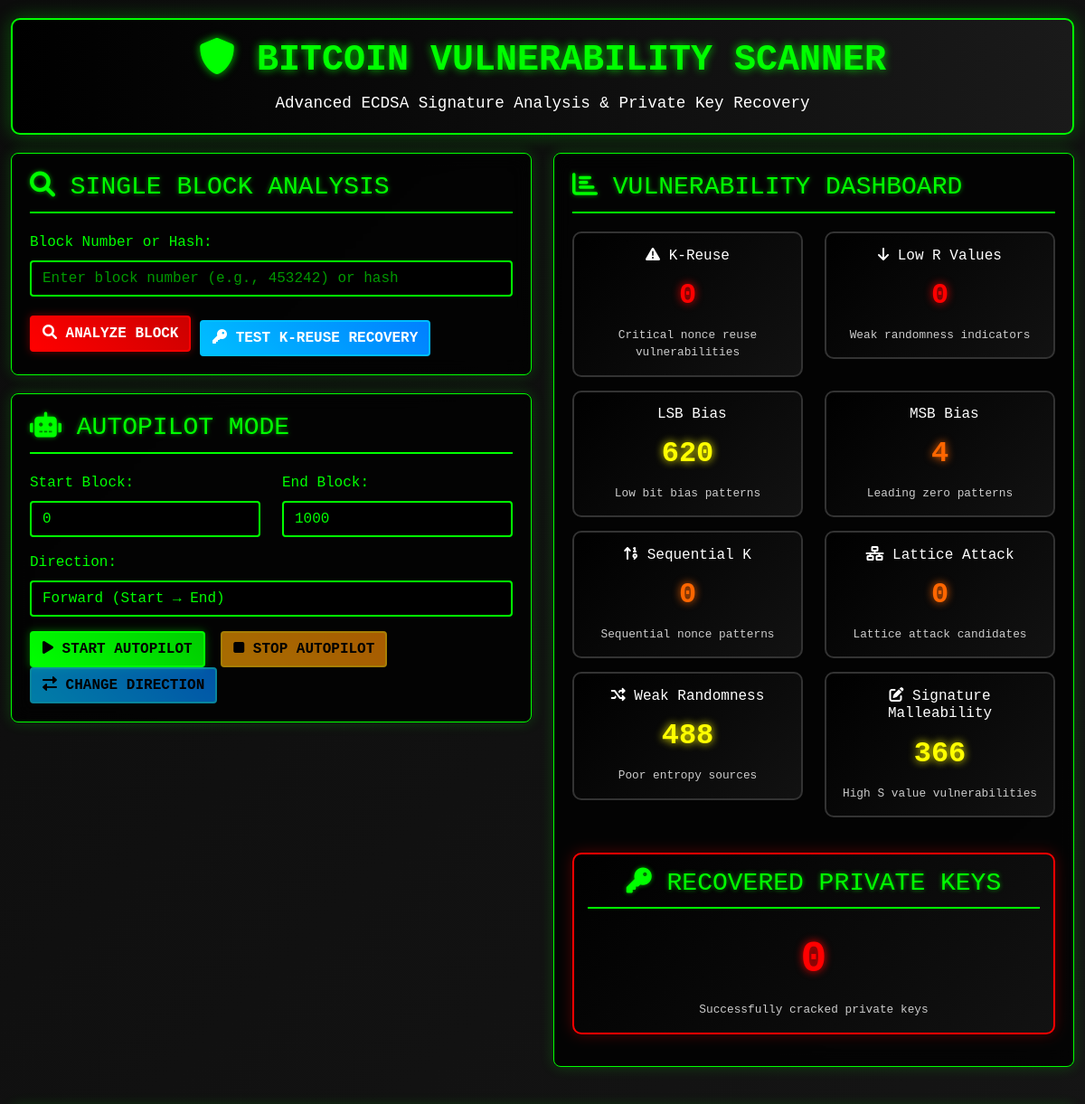
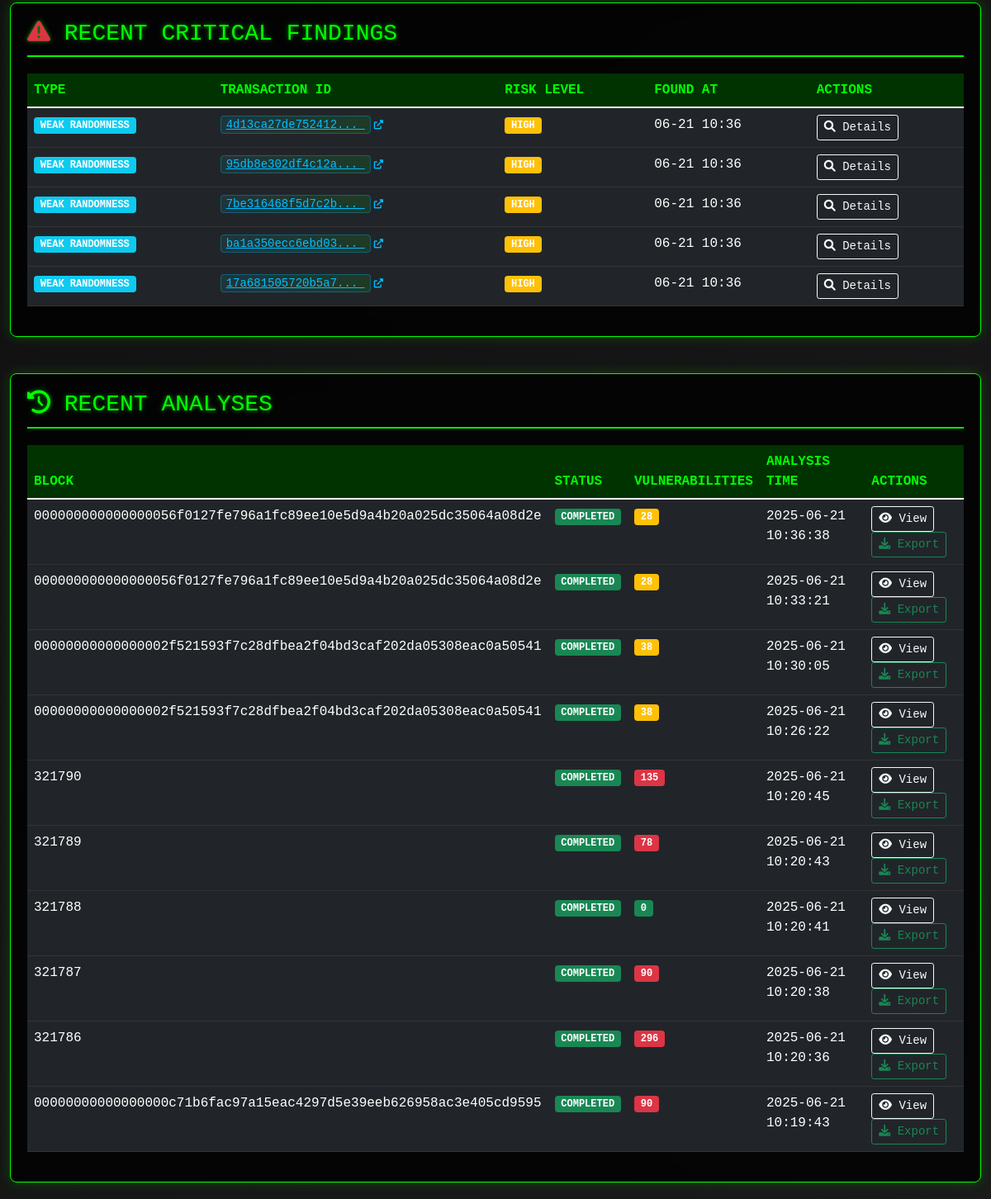
Before: / with the older database file (2 pictures, top to bottom).
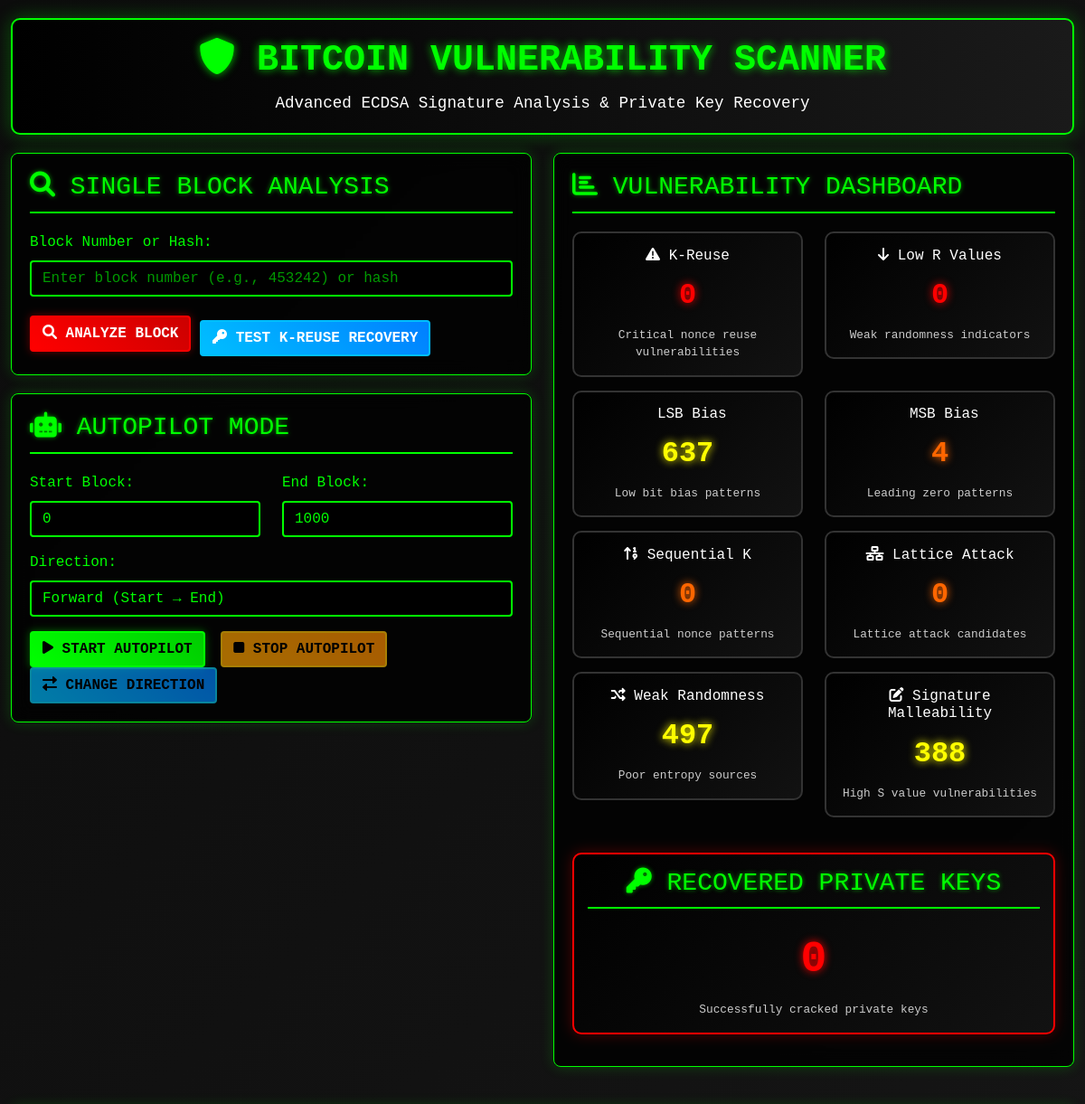
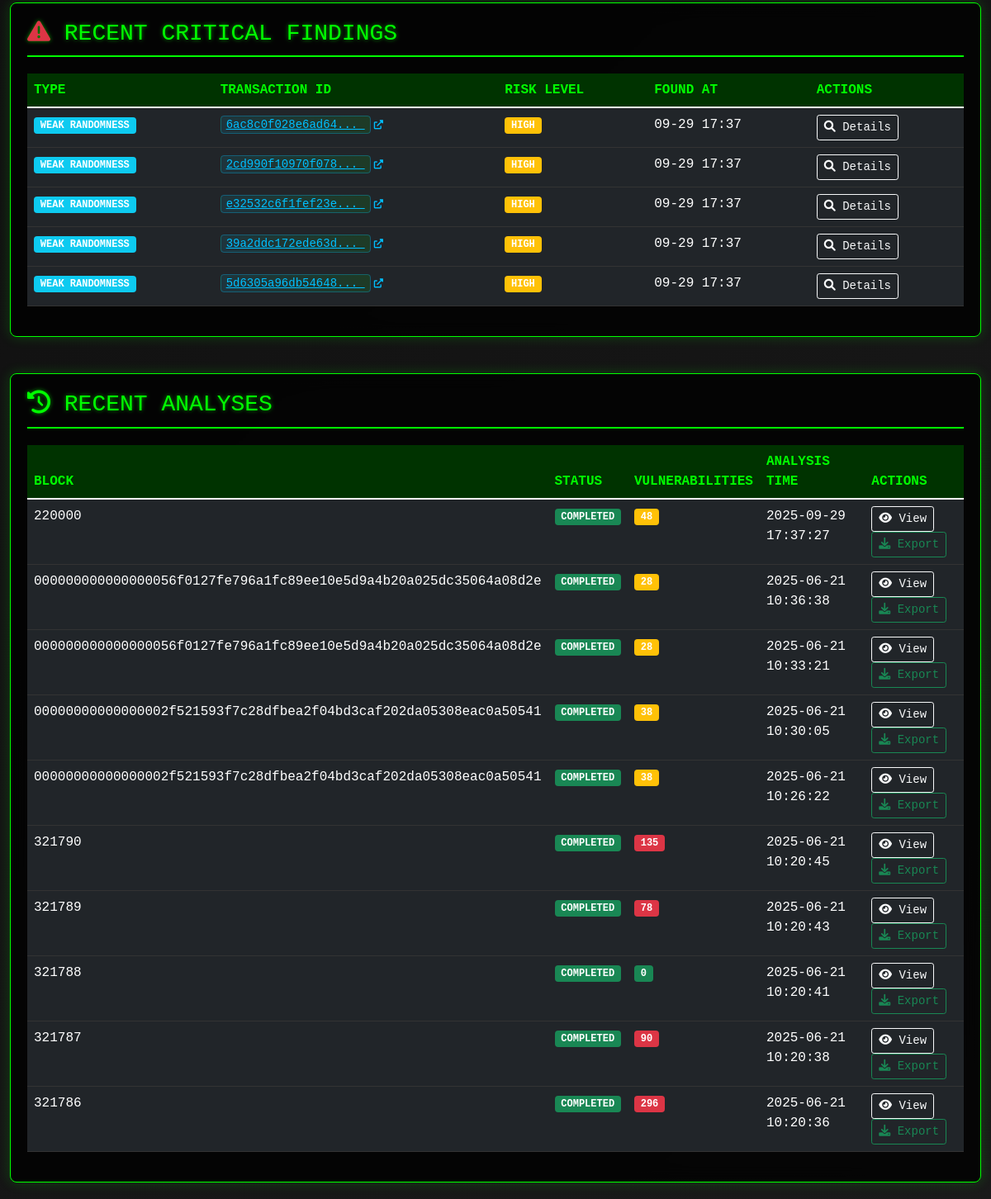
After: the same page with the newer database file (2 pictures, top to bottom).
### main.py (models this page shows)
class Vulnerability(db.Model):
    id = db.Column(db.Integer, primary_key=True)
    analysis_key = db.Column(db.String(256), nullable=False)
    vulnerability_type = db.Column(db.String(100), nullable=False)
    txid = db.Column(db.String(64))
    risk_level = db.Column(db.String(20))
    details = db.Column(db.Text)
    private_key = db.Column(db.String(64))
    addresses = db.Column(db.Text)  # JSON string of addresses
    created_at = db.Column(db.DateTime, default=datetime.utcnow)

class AnalysisResult(db.Model):
    id = db.Column(db.Integer, primary_key=True)
    analysis_key = db.Column(db.String(256), unique=True, nullable=False)
    block_input = db.Column(db.String(256), nullable=False)
    status = db.Column(db.String(50), nullable=False)
    started_at = db.Column(db.DateTime, nullable=False)
    completed_at = db.Column(db.DateTime)
    result_data = db.Column(db.Text)
    vulnerability_count = db.Column(db.Integer, default=0)
    created_at = db.Column(db.DateTime, default=datetime.utcnow)

### main.py (the view)
@app.route('/')
def index():
    recent_analyses = AnalysisResult.query.order_by(AnalysisResult.created_at.desc()).limit(10).all()
    vuln_stats = {}
    for vuln_type in ['k_reuse', 'low_r_values', 'lsb_bias', 'msb_bias', 'sequential_k',
                      'lattice_attack', 'weak_randomness', 'signature_malleability', 'recovered_private_keys']:
        count = Vulnerability.query.filter_by(vulnerability_type=vuln_type).count()
        vuln_stats[vuln_type] = count
    recent_critical_vulns = Vulnerability.query.filter(
        Vulnerability.risk_level.in_(['CRITICAL', 'HIGH'])
    ).order_by(Vulnerability.created_at.desc()).limit(5).all()
    current_autopilot_status = autopilot_state.copy()
    return render_template('index.html',
                         recent_analyses=recent_analyses,
                         vuln_stats=vuln_stats,
                         recent_critical_vulns=recent_critical_vulns,
                         autopilot_status=current_autopilot_status)

### templates/index.html (shortened to what this page needs)
<!DOCTYPE html>
<html lang="en">
<head>
    <link href="https://cdn.jsdelivr.net/npm/bootstrap@5.1.3/dist/css/bootstrap.min.css" rel="stylesheet">
    <link href="https://cdnjs.cloudflare.com/ajax/libs/font-awesome/6.0.0/css/all.min.css" rel="stylesheet">
    <link href="{{ url_for('static', filename='style.css') }}" rel="stylesheet">
</head>
<body>
    <div class="container-fluid">
        <header class="terminal-header">
            <h1><i class="fas fa-shield-alt"></i> BITCOIN VULNERABILITY SCANNER</h1>
            <p class="terminal-subtitle">Advanced ECDSA Signature Analysis & Private Key Recovery</p>
        </header>
        <div class="row">
            <div class="col-md-6">
                <div class="terminal-panel">
                    <h3><i class="fas fa-search"></i> SINGLE BLOCK ANALYSIS</h3>
                    <form method="POST" action="{{ url_for('analyze_block') }}">
                        <div class="mb-3">
                            <label class="form-label">Block Number or Hash:</label>
                            <input type="text" name="block_input" class="form-control terminal-input"
                                   placeholder="Enter block number (e.g., 453242) or hash" required>
                        </div>
                        <button type="submit" class="btn btn-danger">
                            <i class="fas fa-search"></i> ANALYZE BLOCK
                        </button>
                        <button type="button" class="btn btn-info" onclick="testManualRecovery()" style="margin-top: 10px;">
                            <i class="fas fa-key"></i> TEST K-REUSE RECOVERY
                        </button>
                    </form>
                </div>
                <div class="terminal-panel">
                    <h3><i class="fas fa-robot"></i> AUTOPILOT MODE</h3>
                    <div id="autopilot-controls">
                        <div class="row">
                            <div class="col-md-6">
                                <label class="form-label">Start Block:</label>
                                <input type="number" id="start-block" class="form-control terminal-input" value="0">
                            </div>
                            <div class="col-md-6">
                                <label class="form-label">End Block:</label>
                                <input type="number" id="end-block" class="form-control terminal-input" value="1000">
                            </div>
                        </div>
                        <div class="mt-3">
                            <label class="form-label">Direction:</label>
                            <select id="direction" class="form-select terminal-input">
                                <option value="forward">Forward (Start → End)</option>
                            </select>
                        </div>
                        <div class="mt-3">
                            <button id="start-autopilot" class="btn btn-success me-2">
                                <i class="fas fa-play"></i> START AUTOPILOT
                            </button>
                            <button id="stop-autopilot" class="btn btn-warning me-2" disabled>
                                <i class="fas fa-stop"></i> STOP AUTOPILOT
                            </button>
                            <button id="change-direction" class="btn btn-info" disabled>
                                <i class="fas fa-exchange-alt"></i> CHANGE DIRECTION
                            </button>
                        </div>
                    </div>
                </div>
            </div>
            <div class="col-md-6">
                <div class="terminal-panel">
                    <h3><i class="fas fa-chart-bar"></i> VULNERABILITY DASHBOARD</h3>
                    <div class="row">
                        <div class="col-md-6">
                            <div class="vuln-card clickable" data-vuln="k_reuse">
                                <h4><i class="fas fa-exclamation-triangle"></i> K-Reuse</h4>
                                <span class="vuln-count critical">{{ vuln_stats.get('k_reuse', 0) }}</span>
                                <p>Critical nonce reuse vulnerabilities</p>
                            </div>
                        </div>
                        <div class="col-md-6">
                            <div class="vuln-card clickable" data-vuln="low_r_values">
                                <h4><i class="fas fa-arrow-down"></i> Low R Values</h4>
                                <span class="vuln-count critical">{{ vuln_stats.get('low_r_values', 0) }}</span>
                                <p>Weak randomness indicators</p>
                            </div>
                        </div>
                        <div class="col-md-6">
                            <div class="vuln-card clickable" data-vuln="lsb_bias">
                                <h4> LSB Bias</h4>
                                <span class="vuln-count medium">{{ vuln_stats.get('lsb_bias', 0) }}</span>
                                <p>Low bit bias patterns</p>
                            </div>
                        </div>
                        <div class="col-md-6">
                            <div class="vuln-card clickable" data-vuln="msb_bias">
                                <h4> MSB Bias</h4>
                                <span class="vuln-count high">{{ vuln_stats.get('msb_bias', 0) }}</span>
                                <p>Leading zero patterns</p>
                            </div>
                        </div>
                        <div class="col-md-6">
                            <div class="vuln-card clickable" data-vuln="sequential_k">
                                <h4><i class="fas fa-sort-numeric-up"></i> Sequential K</h4>
                                <span class="vuln-count high">{{ vuln_stats.get('sequential_k', 0) }}</span>
                                <p>Sequential nonce patterns</p>
                            </div>
                        </div>
                        <div class="col-md-6">
                            <div class="vuln-card clickable" data-vuln="lattice_attack">
                                <h4><i class="fas fa-network-wired"></i> Lattice Attack</h4>
                                <span class="vuln-count high">{{ vuln_stats.get('lattice_attack', 0) }}</span>
                                <p>Lattice attack candidates</p>
                            </div>
                        </div>
                        <div class="col-md-6">
                            <div class="vuln-card clickable" data-vuln="weak_randomness">
                                <h4><i class="fas fa-random"></i> Weak Randomness</h4>
                                <span class="vuln-count medium">{{ vuln_stats.get('weak_randomness', 0) }}</span>
                                <p>Poor entropy sources</p>
                            </div>
                        </div>
                        <div class="col-md-6">
                            <div class="vuln-card clickable" data-vuln="signature_malleability">
                                <h4><i class="fas fa-edit"></i> Signature Malleability</h4>
                                <span class="vuln-count medium">{{ vuln_stats.get('signature_malleability', 0) }}</span>
                                <p>High S value vulnerabilities</p>
                            </div>
                        </div>
                    </div>
                    <div class="mt-4">
                        <div class="vuln-card special clickable" data-vuln="recovered_private_keys">
                            <h3><i class="fas fa-key"></i> RECOVERED PRIVATE KEYS</h3>
                            <span class="vuln-count critical-large">{{ vuln_stats.get('recovered_private_keys', 0) }}</span>
                            <p>Successfully cracked private keys</p>
                        </div>
                    </div>
                </div>
            </div>
        </div>
        {% if recent_critical_vulns %}
        <div class="row mt-4">
            <div class="col-12">
                <div class="terminal-panel">
                    <h3><i class="fas fa-exclamation-triangle text-danger"></i> RECENT CRITICAL FINDINGS</h3>
                    <div class="table-responsive">
                        <table class="table table-dark terminal-table">
                            <thead>
                                <tr>
                                    <th>Type</th>
                                    <th>Transaction ID</th>
                                    <th>Risk Level</th>
                                    <th>Found At</th>
                                    <th>Actions</th>
                                </tr>
                            </thead>
                            <tbody>
                                {% for vuln in recent_critical_vulns %}
                                <tr>
                                    <td>
                                        <span class="badge bg-info">{{ vuln.vulnerability_type.replace('_', ' ').title() }}</span>
                                    </td>
                                    <td>
                                        {% if vuln.txid %}
                                        <code class="clickable-hash explorer-link" onclick="openTransactionExplorer('{{ vuln.txid }}')">
                                            {{ vuln.txid[:16] }}...
                                        </code>
                                        <i class="fas fa-external-link-alt ms-1" style="font-size: 0.7em; color: #00bfff;"></i>
                                        {% else %}
                                        <span class="text-muted">N/A</span>
                                        {% endif %}
                                    </td>
                                    <td>
                                        <span class="badge bg-{{ 'danger' if vuln.risk_level == 'CRITICAL' else 'warning' }}">
                                            {{ vuln.risk_level }}
                                        </span>
                                    </td>
                                    <td>{{ vuln.created_at.strftime('%m-%d %H:%M') }}</td>
                                    <td>
                                        <a href="{{ url_for('view_vulnerability_type', vuln_type=vuln.vulnerability_type) }}"
                                           class="btn btn-sm btn-outline-light">
                                            <i class="fas fa-search"></i> Details
                                        </a>
                                    </td>
                                </tr>
                                {% endfor %}
                            </tbody>
                        </table>
                    </div>
                </div>
            </div>
        </div>
        {% endif %}
        <div class="row mt-4">
            <div class="col-12">
                <div class="terminal-panel">
                    <h3><i class="fas fa-history"></i> RECENT ANALYSES</h3>
                    <div class="table-responsive">
                        <table class="table table-dark terminal-table">
                            <thead>
                                <tr>
                                    <th>Block</th>
                                    <th>Status</th>
                                    <th>Vulnerabilities</th>
                                    <th>Analysis Time</th>
                                    <th>Actions</th>
                                </tr>
                            </thead>
                            <tbody>
                                {% for analysis in recent_analyses %}
                                <tr>
                                    <td>{{ analysis.block_input }}</td>
                                    <td>
                                        <span class="badge bg-{{ 'success' if analysis.status == 'completed' else 'warning' }}">
                                            {{ analysis.status.upper() }}
                                        </span>
                                    </td>
                                    <td>
                                        <span class="badge bg-{{ 'danger' if analysis.vulnerability_count > 50 else 'warning' if analysis.vulnerability_count > 0 else 'success' }}">
                                            {{ analysis.vulnerability_count }}
                                        </span>
                                    </td>
                                    <td>{{ analysis.created_at.strftime('%Y-%m-%d %H:%M:%S') }}</td>
                                    <td>
                                        <a href="{{ url_for('view_analysis', analysis_key=analysis.analysis_key) }}"
                                           class="btn btn-sm btn-outline-light">
                                            <i class="fas fa-eye"></i> View
                                        </a>
                                        <a href="{{ url_for('export_analysis', analysis_key=analysis.analysis_key) }}"
                                           class="btn btn-sm btn-outline-success">
                                            <i class="fas fa-download"></i> Export
                                        </a>
                                    </td>
                                </tr>
                                {% endfor %}
                            </tbody>
                        </table>
                    </div>
                </div>
            </div>
        </div>
    </div>
</body>
</html>

Changed rows visible on the page:
no longer on this page (row unchanged): Vulnerability: vulnerability_type.replace "WEAK RANDOMNESS", txid "4d13ca27de752412", risk_level "HIGH", created_at "06-21 10:36"
no longer on this page (row unchanged): Vulnerability: vulnerability_type.replace "WEAK RANDOMNESS", txid "95db8e302df4c12a", risk_level "HIGH", created_at "06-21 10:36"
no longer on this page (row unchanged): Vulnerability: vulnerability_type.replace "WEAK RANDOMNESS", txid "7be316468f5d7c2b", risk_level "HIGH", created_at "06-21 10:36"
no longer on this page (row unchanged): Vulnerability: vulnerability_type.replace "WEAK RANDOMNESS", txid "ba1a350ecc6ebd03", risk_level "HIGH", created_at "06-21 10:36"
no longer on this page (row unchanged): Vulnerability: vulnerability_type.replace "WEAK RANDOMNESS", txid "17a681505720b5a7", risk_level "HIGH", created_at "06-21 10:36"
no longer on this page (row unchanged): AnalysisResult: block_input "00000000000000000c71b6fac97a15eac4297d5e39eeb626958ac3e405cd9595", status "COMPLETED", vulnerability_count "90", created_at "2025-06-21 10:19:43"
added Vulnerability: vulnerability_type.replace "WEAK RANDOMNESS", txid "6ac8c0f028e6ad64", risk_level "HIGH", created_at "09-29 17:37"
added Vulnerability: vulnerability_type.replace "WEAK RANDOMNESS", txid "2cd990f10970f078", risk_level "HIGH", created_at "09-29 17:37"
added Vulnerability: vulnerability_type.replace "WEAK RANDOMNESS", txid "e32532c6f1fef23e", risk_level "HIGH", created_at "09-29 17:37"
added Vulnerability: vulnerability_type.replace "WEAK RANDOMNESS", txid "39a2ddc172ede63d", risk_level "HIGH", created_at "09-29 17:37"
added Vulnerability: vulnerability_type.replace "WEAK RANDOMNESS", txid "5d6305a96db54648", risk_level "HIGH", created_at "09-29 17:37"
added AnalysisResult: block_input "220000", status "COMPLETED", vulnerability_count "48", created_at "2025-09-29 17:37:27"
Other visible differences:
{{ vuln_stats.get('lsb_bias', 0) }}: "620" → "637"
{{ vuln_stats.get('weak_randomness', 0) }}: "488" → "497"
{{ vuln_stats.get('signature_malleability', 0) }}: "366" → "388"
